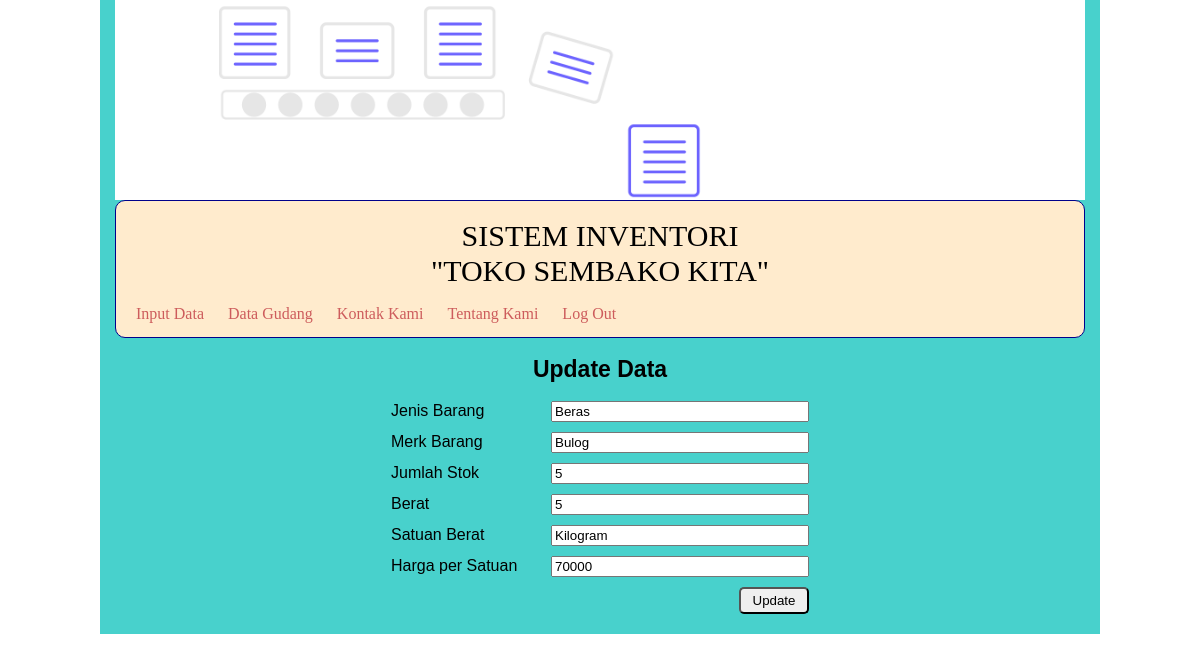
Screenshot of /admin/update.php?id=1 with the database file from the repository.
### tables this page shows
CREATE TABLE `data` (
  `id` int(10) NOT NULL,
  `jenis` varchar(50) DEFAULT NULL,
  `merk` varchar(50) DEFAULT NULL,
  `jumlah` int(10) DEFAULT NULL,
  `berat` int(10) DEFAULT NULL,
  `satuan` varchar(50) DEFAULT NULL,
  `harga` int(30) DEFAULT NULL
);

### admin/function.php (called while the page is built, shortened)
<?php
	$konek = mysqli_connect("localhost","root","","db_sembako");
	function query($query){
		global $konek;
		$show = mysqli_query($konek, $query);
		$rows = [];
		while ($row = mysqli_fetch_assoc($show)) {
			$rows[] = $row;
		}
		return $rows;
	}
 ?>

### admin/update.php (the view, shortened to what this page needs)
<?php
	include 'function.php';
	$id = $_GET['id'];
	$data = query("SELECT * FROM data WHERE id = $id")[0];
 ?>
<!DOCTYPE html>
<html>
<head>
	<link rel="stylesheet" type="text/css" href="CSS/style.css">
</head>
<body>
	<form action="" method="post">
		<div class="container">
			<div class="hero"></div>
			<div class="header">
				<h2>SISTEM INVENTORI</h2>
				<h3>"TOKO SEMBAKO KITA"</h3>
				<ul>
					<li><a href="tampil.php">Input Data</a></li>
					<li><a href="data.php">Data Gudang</a></li>
					<li><a href="kontak.php">Kontak Kami</a></li>
					<li><a href="about.php">Tentang Kami</a></li>
					<li><a href="../logout.php">Log Out</a></li>
				</ul>
			</div>
			<div class="konten">
				<h2>Update Data</h2>
				<table align="center">
					<tr>
						<td width="150">Jenis Barang</td>
						<td>
							<input type="text" name="jenis" style="width: 250px;" required="" value="<?php echo $data['jenis'] ?>">
						</td>
					</tr>
					<tr>
						<td>Merk Barang</td>
						<td>
							<input type="text" name="merk" style="width: 250px;" required="" value="<?php echo $data['merk'] ?>">
						</td>
					</tr>
					<tr>
						<td>Jumlah Stok</td>
						<td>
							<input type="text" name="stok" style="width: 250px;" required="" value="<?php echo $data['jumlah'] ?>">
						</td>
					</tr>
					<tr>
						<td>Berat</td>
						<td>
							<input type="text" name="berat" style="width: 250px;"required="" value="<?php echo $data['berat'] ?>">
						</td>
					</tr>
					<tr>
						<td>Satuan Berat</td>
						<td>
							<input type="text" name="satuan" style="width: 250px;" required="" value="<?php echo $data['satuan'] ?>">
						</td>
					</tr>
					<tr>
						<td>Harga per Satuan</td>
						<td>
							<input type="text" name="harga" style="width: 250px;" required="" value="<?php echo $data['harga'] ?>">
						</td>
					</tr>
					<tr>
						<td colspan="2" align="right">
							<input type="submit" name="ubah" value="Update" style="border-radius: 5px;height: 27px; width: 70px;">
						</td>
					</tr>
				</table>
			</div>
		</div>
	</form>
</body>
</html>

### admin/CSS/style.css (style rules this page uses)
html, body, div, span, applet, object, iframe, h1, h2, h3, h4, h5, h6, p, blockquote, pre, a, abbr, acronym, address, big, cite, code, del, dfn, em, img, ins, kbd, q, s, samp, small, strike, strong, sub, sup, tt, var, b, u, i, center, dl, dt, dd, ol, ul, li, fieldset, form, label, legend, table, caption, tbody, tfoot, thead, tr, th, td, article, aside, canvas, details, embed, figure, figcaption, footer, header, hgroup, menu, nav, output, ruby, section, summary, time, mark, audio, video { margin: 0; padding: 0; border: 0; font-size: 100%; font: inherit; vertical-align: baseline; }
body { line-height: 1; }
ol, ul { list-style: none; }
table { border-collapse: collapse; border-spacing: 0; }
body { background-image: url(../Image/warehouse.jpg); background-size: contain; }
.container { width: auto; margin: 100px; margin-top: 0px; margin-bottom: 0px; background-color: mediumturquoise; align-content: center; padding: 15px; padding-top: 0px; }
.hero { height: 200px; background-image: url(../Image/data.png); background-size: 100%; background-position: absolute; }
.header { padding: 15px; border: solid; border-radius: 10px; border-color: darkblue; border-width: 1px; background-color: blanchedalmond; }
.header h2, h3 { margin-top: 5px; font-size: 30px; text-align: center; }
.header ul li { align-content: center; display: inline-block; margin-top: 20px; margin-right: 10px; }
.header a { align-content: center; text-decoration: none; color: indianred; padding: 5px; }
.konten { padding-top: 20px; font-family: georgia, sans-serif; }
.konten h2 { text-align: center; font-size: 23px; font-weight: bold; margin-bottom: 15px; }
.konten table { margin: auto; }
.konten th, td { padding: 5px; }

### rows the page displays
data: jenis "Beras", merk "Bulog", stok "5", berat "5", satuan "Kilogram", harga "70000"
